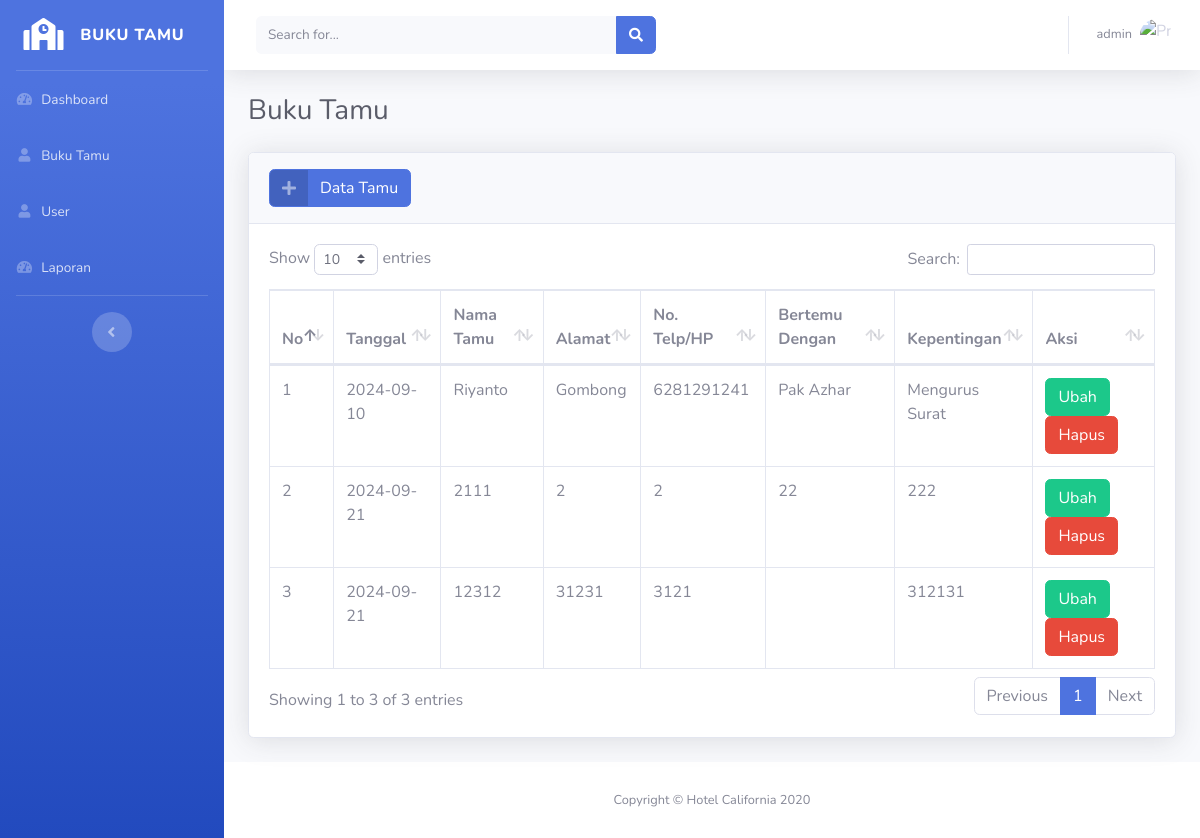
The page /app/bukutamu/ (signed in) on the database as committed earlier.
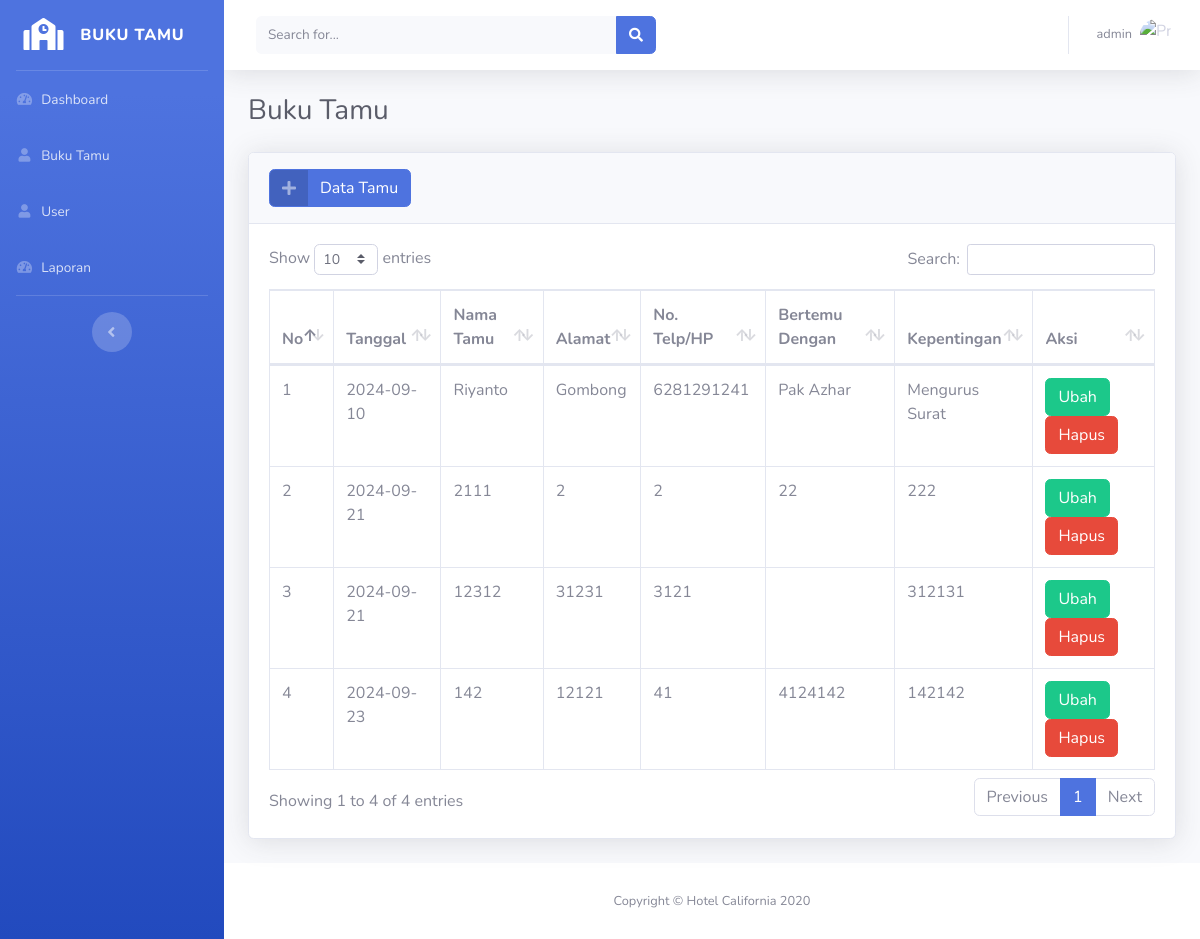
The same page on the database as committed later.
### tables this page shows
CREATE TABLE IF NOT EXISTS `tb_bukutamu` (
  `id_tamu` varchar(5) NOT NULL,
  `tanggal` date NOT NULL,
  `nama_tamu` varchar(255) NOT NULL,
  `alamat` text NOT NULL,
  `no_hp` varchar(13) NOT NULL,
  `bertemu` varchar(255) NOT NULL,
  `kepentingan` varchar(255) NOT NULL
);

### conf/function.php (called while the page is built, shortened)
<?php
require_once('koneksi.php');
function query($query)
{
    global $conn;
    $result = mysqli_query($conn, $query);
    $rows = [];
    while ($row = mysqli_fetch_assoc($result)) {
        $rows[] = $row;
    }
    return $rows;
}
?>

### app/bukutamu/index.php (the view, shortened to what this page needs)
<?php
include_once '../../templates/header.php';
require_once '../../conf/function.php';
?>
<div class="container-fluid">
    <h1 class="h3 mb-4 text-gray-800">Buku Tamu</h1>
    <div class="card shadow mb-4">
        <div class="card-header py-3">
            <button type="button" class="btn btn-primary btn-icon-split" data-toggle="modal" data-target="#tambahModal">
                <span class="icon text-white-50 d-flex justify-content-center align-items-center">
                    <i class="fas fa-plus"></i>
                </span>
                <span class="text">Data Tamu</span>
            </button>
        </div>
        <div class="card-body">
            <div class="table-responsive">
                <table class="table table-bordered" id="dataTable" width="100%" cellspacing="0">
                    <thead>
                        <tr>
                            <th>No</th>
                            <th>Tanggal</th>
                            <th>Nama Tamu</th>
                            <th>Alamat</th>
                            <th>No. Telp/HP</th>
                            <th>Bertemu Dengan</th>
                            <th>Kepentingan</th>
                            <th>Aksi</th>
                        </tr>
                    </thead>
                    <tbody>
                        <?php
                        $no = 1;
                        $buku_tamu = query("SELECT * FROM tb_bukutamu");
                        foreach ($buku_tamu as $tamu) : ?>
                            <tr>
                                <td><?= $no++; ?></td>
                                <td><?= $tamu['tanggal'] ?></td>
                                <td><?= $tamu['nama_tamu'] ?></td>
                                <td><?= $tamu['alamat'] ?></td>
                                <td><?= $tamu['no_hp'] ?></td>
                                <td><?= $tamu['bertemu'] ?></td>
                                <td><?= $tamu['kepentingan'] ?></td>
                                <td>
                                    <a href="edit-tamu.php?id=<?= $tamu['id_tamu'] ?>" class="btn btn-success">Ubah</a>
                                    <a href="javascript:void(0);" onclick="confirmDeletion('<?= $tamu['id_tamu'] ?>')" class="btn btn-danger">Hapus</a>
                                </td>
                            </tr>
                        <?php endforeach; ?>
                    </tbody>
                </table>
            </div>
        </div>
    </div>
</div>
<?php include_once '../../templates/footer.php'; ?>

### templates/header.php (shortened to what this page needs)
<!DOCTYPE html>
<html lang="en">
<head>
    <link href="https://cdnjs.cloudflare.com/ajax/libs/font-awesome/5.15.4/css/all.min.css" rel="stylesheet" type="text/css">
    <link href="/bukutamu/assets/css/sb-admin-2.min.css" rel="stylesheet">
    <link href="https://cdn.jsdelivr.net/npm/sweetalert2@11/dist/sweetalert2.min.css" rel="stylesheet">
    <link href="/bukutamu/assets/vendor/datatables/dataTables.bootstrap4.min.css" rel="stylesheet">
</head>
<body id="page-top">
    <div id="wrapper">
        <ul class="navbar-nav bg-gradient-primary sidebar sidebar-dark accordion" id="accordionSidebar">
            <a class="sidebar-brand d-flex align-items-center justify-content-center" href="/bukutamu/">
                <div class="sidebar-brand-icon">
                    <i class="fas fa-school"></i>
                </div>
                <div class="sidebar-brand-text mx-3">Buku Tamu</div>
            </a>
            <hr class="sidebar-divider my-0">
            <li class="nav-item">
                <a class="nav-link" href="/bukutamu/app/index.php">
                    <i class="fas fa-fw fa-tachometer-alt"></i>
                    <span>Dashboard</span></a>
            </li>
            <li class="nav-item">
                <a class="nav-link" href="/bukutamu/app/bukutamu/">
                    <i class="fas fa-fw fa-user"></i>
                    <span>Buku Tamu</span></a>
            </li>
            <li class="nav-item">
                <a class="nav-link" href="/bukutamu/app/user/">
                    <i class="fas fa-fw fa-user"></i>
                    <span>User</span></a>
            </li>
            <li class="nav-item">
                <a class="nav-link" href="/bukutamu/app/laporan.php">
                    <i class="fas fa-fw fa-tachometer-alt"></i>
                    <span>Laporan</span></a>
            </li>
            <hr class="sidebar-divider">
            <div class="text-center d-none d-md-inline">
                <button class="rounded-circle border-0" id="sidebarToggle"></button>
            </div>
        </ul>
        <div id="content-wrapper" class="d-flex flex-column">
            <div id="content">
                <nav class="navbar navbar-expand navbar-light bg-white topbar mb-4 static-top shadow">
                    <form
                        class="d-none d-sm-inline-block form-inline mr-auto ml-md-3 my-2 my-md-0 mw-100 navbar-search">
                        <div class="input-group">
                            <input type="text" class="form-control bg-light border-0 small" placeholder="Search for..."
                                aria-label="Search" aria-describedby="basic-addon2">
                            <div class="input-group-append">
                                <button class="btn btn-primary" type="button">
                                    <i class="fas fa-search fa-sm"></i>
                                </button>
                            </div>
                        </div>
                    </form>
                    <ul class="navbar-nav ml-auto">
                        <li class="nav-item dropdown no-arrow">
                            <a class="nav-link dropdown-toggle" href="#" id="userDropdown" role="button"
                                data-toggle="dropdown" aria-haspopup="true" aria-expanded="false">
                                <span class="mr-2 d-none d-lg-inline text-gray-600 small"><?= $_SESSION['username']; ?></span>
                                <img src="https://i.pinimg.com/originals/47/c9/3e/47c93e3dcaf3067dc272145bc46ac89e.gif" class="img-profile rounded-circle" alt="Profile image" />
                            </a>
                        </li>
                    </ul>
                </nav>

### templates/footer.php (shortened to what this page needs)
</div>
<footer class="sticky-footer bg-white">
    <div class="container my-auto">
        <div class="copyright text-center my-auto">
            <span>Copyright &copy; Hotel California 2020</span>
        </div>
    </div>
</footer>
</div>
</div>
</body>
</html>

Rows that differ between the two databases and show on the page:
added tb_bukutamu: tanggal "2024-09-23", nama_tamu "142", alamat "12121", no_hp "41", bertemu "4124142", kepentingan "142142"
Other text that changed with them:
text written by a page script: "Show entries Search: Showing 1 to 3 of 3 entries Previous 1 Next" → "Show entries Search: Showing 1 to 4 of 4 entries Previous 1 Next"
